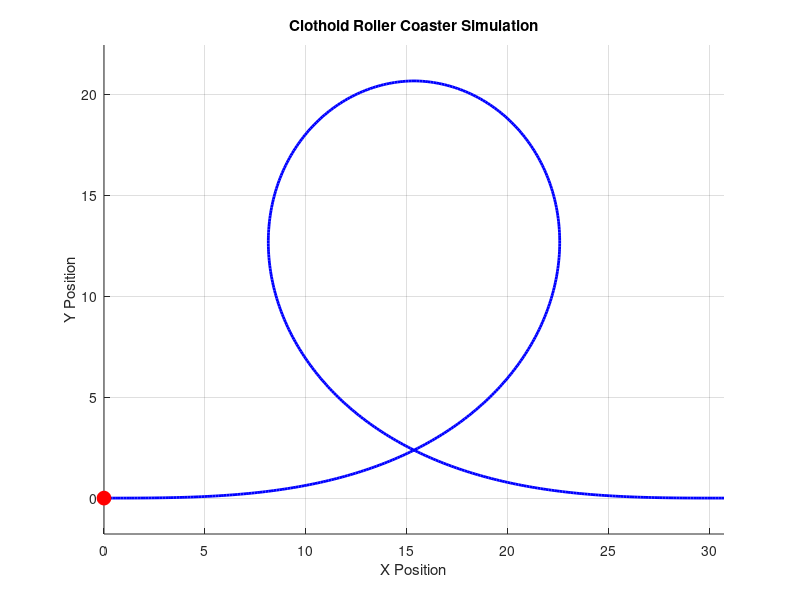

This chart was generated by the following MATLAB code: (Note: this script raises an error after producing the figure.)
clc;
clear;
close all;

% Parameters
c = 0.00375; % Constant of proportionality
s_max = 41.3; % Maximum parameter limit to allow full clothoid loop
t_values = linspace(0, s_max, 300); % Parameter range
g = 9.81; % Gravitational acceleration (m/s^2)
m = 50; % Mass of the rollercoaster (kg)
ho = 50; % Initial height of the drop (m)

% Define clothoid integral functions
X_clothoid = @(s) arrayfun(@(u) integral(@(z) cos((c * z.^2) / 2), 0, u, 'ArrayValued', true), s);
Y_clothoid = @(s) arrayfun(@(u) integral(@(z) sin((c * z.^2) / 2), 0, u, 'ArrayValued', true), s);

% Compute clothoid coordinates
x_values = X_clothoid(t_values);
y_values = Y_clothoid(t_values);

% Find the highest point (where y reaches max)
[~, idx_max] = max(y_values);

% Trim the loop to stop at its highest point
x_values = x_values(1:idx_max);
y_values = y_values(1:idx_max);

% Mirror the shape about x = 15.355
x_mirrored = 2 * 15.3557 - x_values;

% Combine original and mirrored tracks
x_track = [x_values, flip(x_mirrored)];
y_track = [y_values, flip(y_values)];

% Curvature calculation
k_values = c * t_values(1:idx_max);
k_mirrored = flip(k_values);
k_track = [k_values, k_mirrored];

% Velocity calculation
h_initial = ho; % Use the initial height
v = sqrt(2 * g * (h_initial - y_track));

% Normal force calculation
R = 1 ./ k_track; % Radius of curvature
N = m * (v.^2 ./ R - g); % Normal force at the top of the loop

% Clamp normal force to zero if negative
N(N < 0) = 0;

% --- Animation setup ---
figure;
hold on;
plot(x_track, y_track, 'b', 'LineWidth', 2); % Plot the track
roller_coaster = plot(x_track(1), y_track(1), 'ro', 'MarkerSize', 10, 'MarkerFaceColor', 'r'); % Roller coaster
title('Clothoid Roller Coaster Simulation');
xlabel('X Position');
ylabel('Y Position');
grid on;
axis equal;

% --- Calculate tangent and normal vectors ---
dx = gradient(x_track); % Derivative of x with respect to arc length (column vector)
dy = gradient(y_track); % Derivative of y with respect to arc length (column vector)
ds = sqrt(dx.^2 + dy.^2); % Arc length differential (column vector)

% Ensure dx, dy, and ds are column vectors
dx = dx(:);
dy = dy(:);
ds = ds(:);

% Tangent vector (column vectors)
et = [dx ./ ds, dy ./ ds, zeros(length(x_track), 1)];

% Z-axis unit vector
Ez = [0, 0, 1];

% Normal vector (perpendicular to tangent)
en = cross(repmat(Ez, length(x_track), 1), et, 2); % Cross product along rows (flipped order)

% Initialize quiver object
quiver_handle = quiver(x_track(1), y_track(1), en(1, 1) * N(1)/1000, en(1, 2) * N(1)/1000, 'r', 'LineWidth', 1.5, 'MaxHeadSize', 0.5);

% --- Video setup ---
videoFile = 'clothoid_roller_coaster.mp4'; % Output video file name
videoWriter = VideoWriter(videoFile, 'MPEG-4'); % Create VideoWriter object
videoWriter.FrameRate = 30; % Set frame rate (frames per second)
open(videoWriter); % Open the video file for writing

% --- Animation loop ---
for i = 1:length(x_track)
    % Update roller coaster position
    set(roller_coaster, 'XData', x_track(i), 'YData', y_track(i));
    
    % Update quiver arrow (normal force direction)
    if N(i) > 0
        set(quiver_handle, 'XData', x_track(i), 'YData', y_track(i), ...
            'UData', en(i, 1) * N(i)/1000, 'VData', en(i, 2) * N(i)/1000);
    else
        % Hide quiver if normal force is zero
        set(quiver_handle, 'UData', 0, 'VData', 0);
    end
    
    % Update title with normal force value
    title(sprintf('Normal Force: %.2f N', N(i)));
    
    % Capture the current frame
    frame = getframe(gcf); % Capture the entire figure
    writeVideo(videoWriter, frame); % Write the frame to the video
    
    % Pause for animation effect
    pause(0.02);
end

% --- Clean up ---
close(videoWriter); % Close the video file
fprintf('Animation saved as %s\n', videoFile);
